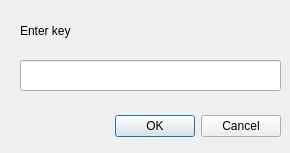
<?xml version="1.0" encoding="UTF-8"?>
<ui version="4.0">
 <class>enterkey</class>
 <widget class="QDialog" name="enterkey">
  <property name="geometry">
   <rect>
    <x>0</x>
    <y>0</y>
    <width>290</width>
    <height>153</height>
   </rect>
  </property>
  <property name="windowTitle">
   <string>Dialog</string>
  </property>
  <widget class="QDialogButtonBox" name="buttonBox">
   <property name="geometry">
    <rect>
     <x>50</x>
     <y>110</y>
     <width>231</width>
     <height>32</height>
    </rect>
   </property>
   <property name="orientation">
    <enum>Qt::Horizontal</enum>
   </property>
   <property name="standardButtons">
    <set>QDialogButtonBox::Cancel|QDialogButtonBox::Ok</set>
   </property>
  </widget>
  <widget class="QLabel" name="label">
   <property name="geometry">
    <rect>
     <x>20</x>
     <y>20</y>
     <width>121</width>
     <height>21</height>
    </rect>
   </property>
   <property name="text">
    <string>Enter key</string>
   </property>
  </widget>
  <widget class="QLineEdit" name="lineEdit">
   <property name="geometry">
    <rect>
     <x>20</x>
     <y>60</y>
     <width>261</width>
     <height>31</height>
    </rect>
   </property>
   <property name="echoMode">
    <enum>QLineEdit::Password</enum>
   </property>
  </widget>
 </widget>
 <resources/>
 <connections>
  <connection>
   <sender>buttonBox</sender>
   <signal>accepted()</signal>
   <receiver>enterkey</receiver>
   <slot>accept()</slot>
   <hints>
    <hint type="sourcelabel">
     <x>248</x>
     <y>254</y>
    </hint>
    <hint type="destinationlabel">
     <x>157</x>
     <y>274</y>
    </hint>
   </hints>
  </connection>
  <connection>
   <sender>buttonBox</sender>
   <signal>rejected()</signal>
   <receiver>enterkey</receiver>
   <slot>reject()</slot>
   <hints>
    <hint type="sourcelabel">
     <x>316</x>
     <y>260</y>
    </hint>
    <hint type="destinationlabel">
     <x>286</x>
     <y>274</y>
    </hint>
   </hints>
  </connection>
 </connections>
</ui>
